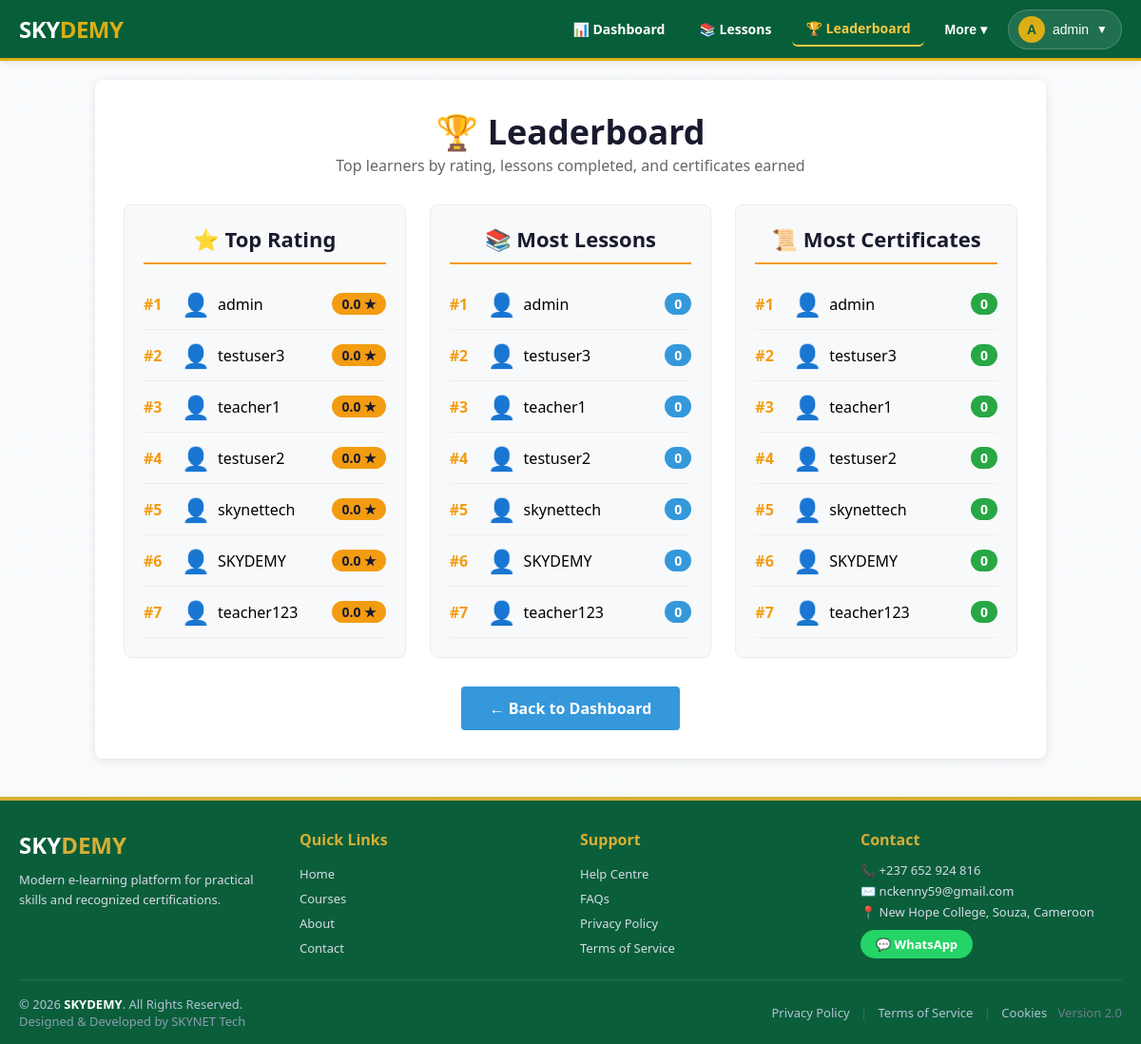
Page /leaderboard/ (signed in) on the committed database.
### users/models.py (models this page shows, shortened)
class UserProfile(models.Model):
    ROLE_CHOICES = (
        ('learner', 'Learner'),
        ('teacher', 'Teacher'),
        ('admin', 'Admin'),
    )
    VERIFICATION_STATUS_CHOICES = (
        ('pending', 'Pending Review'),
        ('verified', 'Verified'),
        ('approved', 'Approved'),
        ('suspended', 'Suspended'),
    )
    LEVEL_CHOICES = (
        ('primary', 'Primary School'),
        ('secondary', 'Secondary School'),
        ('university', 'University / Higher Institution'),
        ('', 'Not set'),
    )
    user = models.OneToOneField(User, on_delete=models.CASCADE, related_name='profile')
    role = models.CharField(max_length=10, choices=ROLE_CHOICES, default='learner')
    bio = models.TextField(blank=True, default='')
    avatar = CloudinaryField('avatar', blank=True, null=True)
    level = models.CharField(max_length=10, choices=LEVEL_CHOICES, default='')
    date_of_birth = models.DateField(null=True, blank=True)
    address = models.TextField(blank=True, default='')
    full_name = models.CharField(
        max_length=200,
        blank=True,
        null=True,
        help_text="User's full name (e.g., CHE KENNETH)"
    )
    phone_number = models.CharField(
        max_length=20,
        blank=True,
        unique=True,
        null=True,
        help_text="WhatsApp number for login and notifications"
    )
    verification_status = models.CharField(max_length=10, choices=VERIFICATION_STATUS_CHOICES, default='pending')
    verification_notes = models.TextField(blank=True)
    is_premium = models.BooleanField(default=False)
    subscription_expiry = models.DateTimeField(null=True, blank=True)
    is_suspended = models.BooleanField(default=False)
    total_lessons_completed = models.IntegerField(default=0)
    rating = models.FloatField(default=0.0, validators=[MinValueValidator(0), MaxValueValidator(5)])
    joined_date = models.DateTimeField(auto_now_add=True)
    updated_at = models.DateTimeField(auto_now=True)

### dashboard/views.py (the view)
# urls.py: path('leaderboard/', include('dashboard.urls')),
@login_required
def leaderboard(request):
    top_rating = UserProfile.objects.filter(role='learner').order_by('-rating')[:20]
    top_lessons = UserProfile.objects.filter(role='learner').order_by('-total_lessons_completed')[:20]
    top_certificates = UserProfile.objects.filter(role='learner').annotate(
        cert_count=Count('user__certificate')
    ).order_by('-cert_count')[:20]
    return render(request, 'dashboard/leaderboard.html', {
        'top_rating': top_rating,
        'top_lessons': top_lessons,
        'top_certificates': top_certificates,
    })

### dashboard/templates/dashboard/leaderboard.html (shortened to what this page needs)
{% extends 'dashboard/base.html' %}
{% block content %}
<div style="max-width: 1000px; margin: 0 auto; background: white; padding: clamp(15px, 3vw, 30px); border-radius: 8px; box-shadow: 0 2px 10px rgba(0,0,0,0.1);">
    <h1 style="color: #1a1a2e; font-size: clamp(28px, 4vw, 36px); text-align: center;">🏆 Leaderboard</h1>
    <p style="text-align: center; color: #666; font-size: clamp(14px, 1.5vw, 16px); margin-bottom: 30px;">Top learners by rating, lessons completed, and certificates earned</p>
    <div style="display: grid; grid-template-columns: repeat(auto-fit, minmax(280px, 1fr)); gap: 25px;">
        <div style="background: #f8f9fa; border-radius: 8px; padding: 20px; border: 1px solid #e9ecef;">
            <h2 style="color: #1a1a2e; font-size: clamp(18px, 2.5vw, 22px); text-align: center; border-bottom: 2px solid #f39c12; padding-bottom: 10px;">⭐ Top Rating</h2>
            <ol style="list-style: none; padding: 0; margin: 15px 0 0;">
                {% for profile in top_rating %}
                    <li style="display: flex; align-items: center; gap: 12px; padding: 10px 0; border-bottom: 1px solid #eee;">
                        <span style="font-weight: 600; color: #f39c12; min-width: 28px;">#{{ forloop.counter }}</span>
                        <div style="display: flex; align-items: center; gap: 8px; flex: 1;">
                            {% if profile.avatar and profile.avatar.url %}
                                <img src="{{ profile.avatar.url }}" alt="{{ profile.user.username }}" style="width: 32px; height: 32px; border-radius: 50%; object-fit: cover; border: 1px solid #ddd;">
                            {% else %}
                                <span style="font-size: 24px;">👤</span>
                            {% endif %}
                            <span style="font-weight: 500;">{{ profile.user.username }}</span>
                        </div>
                        <span style="background: #f39c12; color: #1a1a2e; padding: 2px 10px; border-radius: 20px; font-weight: 600; font-size: 14px;">{{ profile.rating }} ★</span>
                    </li>
                {% empty %}
                    <li style="padding: 15px 0; text-align: center; color: #888;">No learners yet.</li>
                {% endfor %}
            </ol>
        </div>
        <div style="background: #f8f9fa; border-radius: 8px; padding: 20px; border: 1px solid #e9ecef;">
            <h2 style="color: #1a1a2e; font-size: clamp(18px, 2.5vw, 22px); text-align: center; border-bottom: 2px solid #f39c12; padding-bottom: 10px;">📚 Most Lessons</h2>
            <ol style="list-style: none; padding: 0; margin: 15px 0 0;">
                {% for profile in top_lessons %}
                    <li style="display: flex; align-items: center; gap: 12px; padding: 10px 0; border-bottom: 1px solid #eee;">
                        <span style="font-weight: 600; color: #f39c12; min-width: 28px;">#{{ forloop.counter }}</span>
                        <div style="display: flex; align-items: center; gap: 8px; flex: 1;">
                            {% if profile.avatar and profile.avatar.url %}
                                <img src="{{ profile.avatar.url }}" alt="{{ profile.user.username }}" style="width: 32px; height: 32px; border-radius: 50%; object-fit: cover; border: 1px solid #ddd;">
                            {% else %}
                                <span style="font-size: 24px;">👤</span>
                            {% endif %}
                            <span style="font-weight: 500;">{{ profile.user.username }}</span>
                        </div>
                        <span style="background: #3498db; color: white; padding: 2px 10px; border-radius: 20px; font-weight: 600; font-size: 14px;">{{ profile.total_lessons_completed }}</span>
                    </li>
                {% empty %}
                    <li style="padding: 15px 0; text-align: center; color: #888;">No lessons completed yet.</li>
                {% endfor %}
            </ol>
        </div>
        <div style="background: #f8f9fa; border-radius: 8px; padding: 20px; border: 1px solid #e9ecef;">
            <h2 style="color: #1a1a2e; font-size: clamp(18px, 2.5vw, 22px); text-align: center; border-bottom: 2px solid #f39c12; padding-bottom: 10px;">📜 Most Certificates</h2>
            <ol style="list-style: none; padding: 0; margin: 15px 0 0;">
                {% for profile in top_certificates %}
                    <li style="display: flex; align-items: center; gap: 12px; padding: 10px 0; border-bottom: 1px solid #eee;">
                        <span style="font-weight: 600; color: #f39c12; min-width: 28px;">#{{ forloop.counter }}</span>
                        <div style="display: flex; align-items: center; gap: 8px; flex: 1;">
                            {% if profile.avatar and profile.avatar.url %}
                                <img src="{{ profile.avatar.url }}" alt="{{ profile.user.username }}" style="width: 32px; height: 32px; border-radius: 50%; object-fit: cover; border: 1px solid #ddd;">
                            {% else %}
                                <span style="font-size: 24px;">👤</span>
                            {% endif %}
                            <span style="font-weight: 500;">{{ profile.user.username }}</span>
                        </div>
                        <span style="background: #28a745; color: white; padding: 2px 10px; border-radius: 20px; font-weight: 600; font-size: 14px;">{{ profile.cert_count }}</span>
                    </li>
                {% empty %}
                    <li style="padding: 15px 0; text-align: center; color: #888;">No certificates earned yet.</li>
                {% endfor %}
            </ol>
        </div>
    </div>
    <div style="text-align: center; margin-top: 30px;">
        <a href="{% url 'dashboard' %}" style="background: #3498db; color: white; padding: 12px 30px; text-decoration: none; border-radius: 4px; display: inline-block; font-weight: 600;">← Back to Dashboard</a>
    </div>
</div>
{% endblock %}

### dashboard/templates/dashboard/base.html (shortened to what this page needs)
<!DOCTYPE html>
<html>
<head>
</head>
<body class="skynet-theme">
    <header class="site-header">
        <a href="{% url 'home' %}" class="brand">
            <div class="logo-text">SKY<span>DEMY</span></div>
        </a>
        <nav class="primary-nav" id="primaryNav">
            {% if user.is_authenticated %}
                <a href="{% url 'dashboard' %}" {% if request.path == '/dashboard/' %}class="active"{% endif %}>📊 Dashboard</a>
                <a href="{% url 'lesson_list' %}" {% if '/courses/' in request.path %}class="active"{% endif %}>📚 Lessons</a>
                <a href="{% url 'leaderboard' %}" {% if '/leaderboard/' in request.path %}class="active"{% endif %}>🏆 Leaderboard</a>
                <div class="profile-dropdown" style="position:relative; display:inline-block;">
                    <button class="nav-dropdown-toggle" onclick="toggleMoreDropdown(event)">More ▾</button>
                </div>
                <div class="profile-dropdown">
                    <button class="profile-dropdown-toggle" onclick="toggleProfileDropdown(event)">
                        <span class="avatar-small">
                            {% if user.profile.avatar and user.profile.avatar.url %}
                                <img src="{{ user.profile.avatar.url }}" alt="{{ user.username }}" style="width:100%; height:100%; border-radius:50%; object-fit:cover;">
                            {% else %}
                                {{ user.username|slice:":1"|upper }}
                            {% endif %}
                        </span>
                        <span style="max-width:100px; overflow:hidden; text-overflow:ellipsis; white-space:nowrap;">{{ user.username }}</span>
                        <span style="font-size:12px;">▼</span>
                    </button>
                </div>
            {% else %}
                <a href="{% url 'login' %}" class="btn-login">🔑 Login</a>
                <a href="{% url 'register' %}" class="btn-register">📝 Register</a>
            {% endif %}
        </nav>
    </header>
    <div class="main-content">
        {% block content %}
        {% endblock %}
    </div>
    <footer class="site-footer">
        <div class="footer-grid">
            <div>
                <div style="display:flex; align-items:center; gap:8px; margin-bottom:10px;">
                    <span style="font-size:24px; font-weight:800; color:#fff;">SKY<span style="color:#D4AF37;">DEMY</span></span>
                </div>
                <p style="font-size:13px; color:#d4dce8; line-height:1.6;">Modern e-learning platform for practical skills and recognized certifications.</p>
            </div>
            <div>
                <h4>Quick Links</h4>
                <ul>
                    <li><a href="/">Home</a></li>
                    <li><a href="/courses/">Courses</a></li>
                    <li><a href="/about/">About</a></li>
                    <li><a href="/contact/">Contact</a></li>
                </ul>
            </div>
            <div>
                <h4>Support</h4>
                <ul>
                    <li><a href="#">Help Centre</a></li>
                    <li><a href="#">FAQs</a></li>
                    <li><a href="#">Privacy Policy</a></li>
                    <li><a href="#">Terms of Service</a></li>
                </ul>
            </div>
            <div>
                <h4>Contact</h4>
                <p style="font-size:13px; margin:4px 0; color:#d4dce8;">📞 +237 652 924 816</p>
                <p style="font-size:13px; margin:4px 0; color:#d4dce8;">✉️ nckenny59@gmail.com</p>
                <p style="font-size:13px; margin:4px 0; color:#d4dce8;">📍 New Hope College, Souza, Cameroon</p>
                <div style="margin-top:10px;">
                    <a href="https://whatsapp.com/channel/0029VbD3W1RIHphEmykn2h3H" target="_blank" style="display:inline-block; background:#25D366; color:#fff; padding:6px 16px; border-radius:30px; font-weight:600; font-size:13px; text-decoration:none;">💬 WhatsApp</a>
                </div>
            </div>
        </div>
        <div class="footer-bottom">
            <div>
                © 2026 <strong style="color:#fff;">SKYDEMY</strong>. All Rights Reserved.<br>
                <span style="color:#8a9fb0;">Designed & Developed by SKYNET Tech</span>
            </div>
            <div>
                <a href="#">Privacy Policy</a>
                <span style="margin:0 8px; color:#4a6a5a;">|</span>
                <a href="#">Terms of Service</a>
                <span style="margin:0 8px; color:#4a6a5a;">|</span>
                <a href="#">Cookies</a>
                <span style="margin-left:8px; color:#6c7d8e;">Version 2.0</span>
            </div>
        </div>
    </footer>
</body>
</html>

### rows in the picture
UserProfile: user.username "admin", rating "0.0", total_lessons_completed "0", cert_count "0"
UserProfile: user.username "testuser3", rating "0.0", total_lessons_completed "0", cert_count "0"
UserProfile: user.username "teacher1", rating "0.0", total_lessons_completed "0", cert_count "0"
UserProfile: user.username "testuser2", rating "0.0", total_lessons_completed "0", cert_count "0"
UserProfile: user.username "skynettech", rating "0.0", total_lessons_completed "0", cert_count "0"
UserProfile: user.username "SKYDEMY", rating "0.0", total_lessons_completed "0", cert_count "0"
UserProfile: user.username "teacher123", rating "0.0", total_lessons_completed "0", cert_count "0"

### other values in the picture
{{ user.username|slice:":1"|upper }} "A"
{{ user.username }} "admin"
